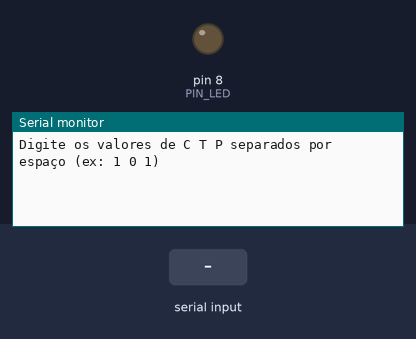
Simulated run of this sketch. Board: Arduino Uno, built with avr-gcc and run on an emulated ATmega328P. Shown: output pins drawn as LEDs (lit = HIGH), the last lines printed to the serial monitor. The test bench sets the inputs (shaded band).

Above: at 1.2 s.
1.3 s: "90,45\n" received over Serial
At 2.4 s:
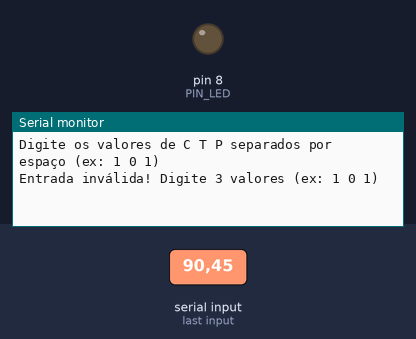
2.8 s: "90 45 200\n" received over Serial
At 3.7 s:
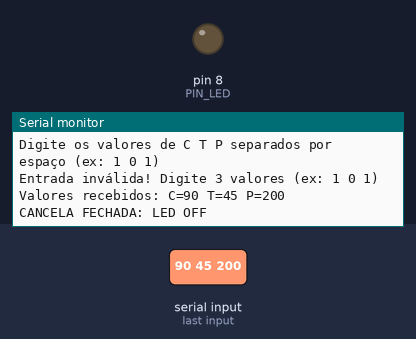

Measured:
- after the input at 1.3 s, the serial monitor: prints a new line at once (image 1)
- after the input at 2.8 s, the serial monitor: prints a new line at once (image 2)

The sketch:

sketch_aug13a.ino
```cpp
const int PIN_LED = 8;

void setup() {
  pinMode(PIN_LED, OUTPUT);
  digitalWrite(PIN_LED, LOW);
  Serial.begin(115200);
  Serial.println("Digite os valores de C T P separados por espaço (ex: 1 0 1)");
}

void loop() {
  if (Serial.available()) {
    String input = Serial.readStringUntil('\n'); // lê a linha completa

    int C = -1, T = -1, P = -1;

    // tenta separar os números
    int parsed = sscanf(input.c_str(), "%d %d %d", &C, &T, &P);

    if (parsed == 3) {
      Serial.print("Valores recebidos: C=");
      Serial.print(C);
      Serial.print(" T=");
      Serial.print(T);
      Serial.print(" P=");
      Serial.println(P);

      bool S = (C == 1) && (T == 1) && (P == 1);
      digitalWrite(PIN_LED, S ? HIGH : LOW);

      if (S) {
        Serial.println("CANCELA ABERTA: LED ON");
      } else {
        Serial.println("CANCELA FECHADA: LED OFF");
      }
    } else {
      Serial.println("Entrada inválida! Digite 3 valores (ex: 1 0 1)");
    }
  }
}
```
